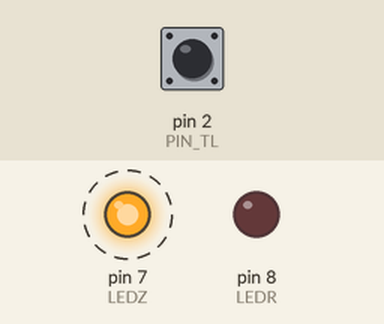
This sketch was run on a simulated Arduino Uno, built with avr-gcc and run on an emulated ATmega328P. On the bench: output pins drawn as LEDs (lit = HIGH). Dashed ring = blinking. The inputs (shaded band) are chosen by the test bench; at power-on: pin 2 (PIN_TL) HIGH.

Above: at 0.87 s.
1.3 s: pin 2 (PIN_TL) pulsed LOW 2 times (0.12 s each, 0.3 s apart)
At 2.6 s:
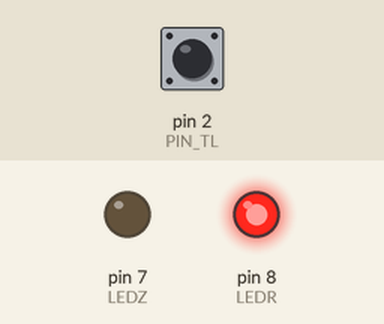
3.4 s: pin 2 (PIN_TL) pulled LOW for 0.15 s
At 3.77 s:
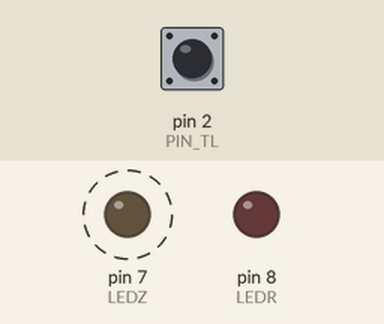
6.4 s: pin 2 (PIN_TL) pulled LOW for 1 s
At 7.5 s:
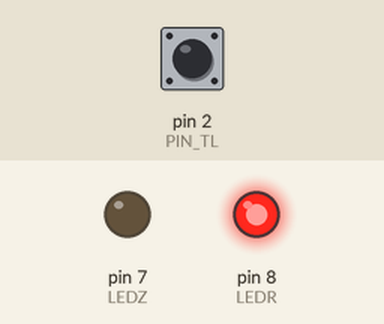
8.9 s: pin 2 (PIN_TL) pulled LOW for 3.2 s
At 9.02 s:
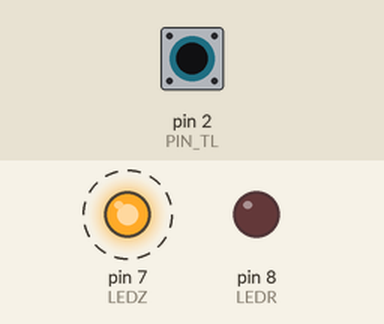
Timing chart, 0 to 14.6 s (numbered marks = the images above; inputs shaded):
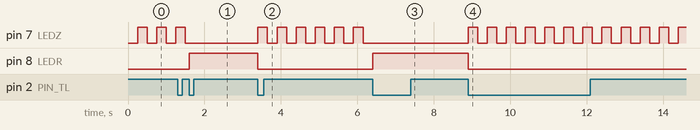

Measured:
- after the input at 1.3 s, pin 7 (LEDZ): goes on until 1.5 s, then stays LOW; pin 8 (LEDR): LOW → HIGH after 0.30 s
- after the input at 3.4 s, pin 7 (LEDZ): alternates HIGH for 0.25 s and LOW for 0.25 s, starting at once; pin 8 (LEDR): HIGH → LOW at once
- after the input at 6.4 s, pin 7 (LEDZ): stops changing and stays LOW; pin 8 (LEDR): LOW → HIGH at once
- after the input at 8.9 s, pin 7 (LEDZ): alternates HIGH for 0.25 s and LOW for 0.25 s, starting at once; pin 8 (LEDR): HIGH → LOW at once
- by itself, pin 7 (LEDZ): alternates HIGH for 0.25 s and LOW for 0.25 s

The sketch:

p_eru_en__1.ino
```cpp
/*Připojte k Arduinu tlačítko na pin 2. Pomocí ext. přerušení reagujte na stisk tlačítka.
Blikejte zelenou LED frekvencí 2 Hz. Po stisku tlačítka přestane zelená LED blikat a rozsvítí se červená LED.
Po dalším stisku červená LED zahsne a zelená se rozbliká.
Ošetřete zákmity.
*/


#define PIN_TL 2
#define ZAKMIT 20
#define LEDZ 7
#define LEDR 8

int f = 2;  // Frekvence v Hz
bool ZBLINK = true;  // Flag pro blikání LED
bool StavTl;
bool PredchoziStavTl;
unsigned long PosledniZmenaTl;
unsigned long PosledniBlink;

void setup() {
  pinMode(PIN_TL, INPUT_PULLUP);
  pinMode(LEDZ, OUTPUT);
  pinMode(LEDR, OUTPUT);

  attachInterrupt(digitalPinToInterrupt(PIN_TL), ObsluhaTl, CHANGE);

  Serial.begin(9600);
}

void loop() {
  unsigned long interval = 1000 / (2 * f);  // Vypočítaný interval pro blikání

  // Blikání zelené LED
  if (ZBLINK && millis() - PosledniBlink >= interval) {
    PosledniBlink = millis();
    digitalWrite(LEDZ, !digitalRead(LEDZ));  // Přepnutí stavu LED
  }

  // Pokud není zelená LED nastavena na blikání, zajistí, aby byla zhasnutá
  if (!ZBLINK) {
    digitalWrite(LEDZ, LOW);
  }
}

void ObsluhaTl() {
  StavTl = digitalRead(PIN_TL);

  // Ošetření zákmity
  if (StavTl != PredchoziStavTl && millis() >= PosledniZmenaTl + ZAKMIT) {
    PredchoziStavTl = StavTl;
    PosledniZmenaTl = millis();

    if (StavTl == LOW) {  // Tlačítko je stisknuté
      ZBLINK = !ZBLINK;  // Přepíná mezi stavem blikání a červenou LED
      digitalWrite(LEDR, !ZBLINK);  // Rozsvítí nebo zhasne červenou LED
    }
  }
}
```
